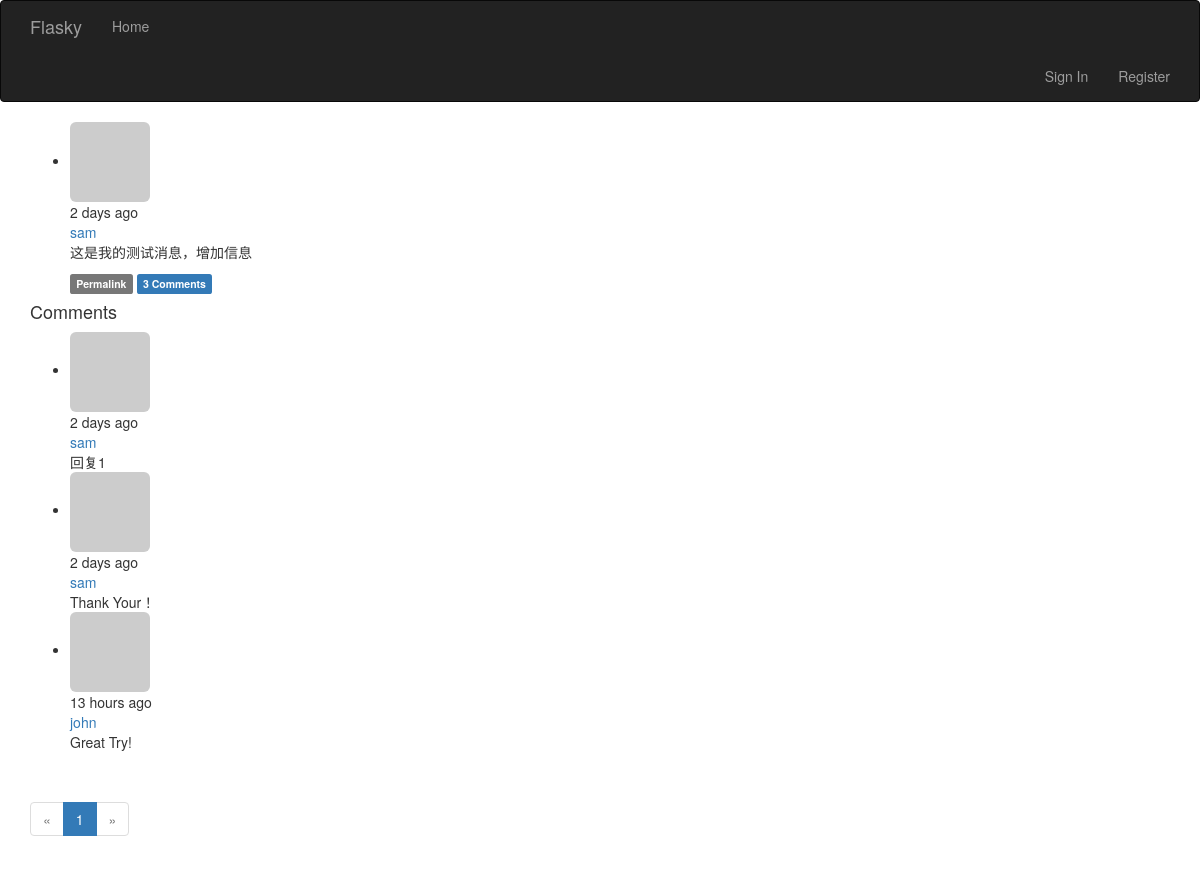
Screenshot of /post/109 with the database file from the repository.
### app/models.py (models this page shows, shortened)
class Post(db.Model):
    __tablename__ = 'posts'
    id = db.Column(db.Integer, primary_key=True)
    body = db.Column(db.Text)
    body_html = db.Column(db.Text)
    timestamp = db.Column(db.DateTime, index=True, default=datetime.datetime.utcnow)
    author_id = db.Column(db.Integer, db.ForeignKey('users.id'))
    comments = db.relationship('Comment', backref='post', lazy='dynamic')

class User(UserMixin, db.Model):
    __tablename__ = 'users'
    id = db.Column(db.Integer, primary_key=True)
    email = db.Column(db.String(64), unique=True, index=True)
    username = db.Column(db.String(64), unique=True, index=True)
    password_hash = db.Column(db.String(128))
    role_id = db.Column(db.Integer, db.ForeignKey('roles.id'))
    confirmed = db.Column(db.Boolean, default=False)
    name = db.Column(db.String(64))
    location = db.Column(db.String(64))
    about_me = db.Column(db.Text())
    avatar_hash = db.Column(db.String(32))
    member_since = db.Column(db.DateTime(), default=datetime.datetime.utcnow)
    last_seen = db.Column(db.DateTime(), default=datetime.datetime.utcnow)
    posts = db.relationship('Post', backref='author', lazy='dynamic')
    followed = db.relationship('Follow',
                               foreign_keys=[Follow.follower_id],
                               backref=db.backref('follower', lazy='joined'),
                               lazy='dynamic',
                               cascade='all, delete-orphan')
    follower = db.relationship('Follow',
                               foreign_keys=[Follow.followed_id],
                               backref=db.backref('followed', lazy='joined'),
                               lazy='dynamic',
                               cascade='all, delete-orphan')
    comments = db.relationship('Comment', backref='author', lazy='dynamic')
    @property
    def password(self):
        raise AttributeError('password is not a readable attribute')
    def gravatar(self, size=100, default='identicon', rating='g'):
        if request.is_secure:
            url = 'https://secure.gravatar.com/avator'
        else:
            url = 'http://www.gravatar.com/avatar'
        hash = hashlib.md5(self.email.encode('utf-8')).hexdigest()
        return '{url}/{hash}?s={size}&d={default}&r={rating}'.format(
            url=url, hash=hash, size=size, default=default, rating=rating)

class Comment(db.Model):
    __tablename__ = 'comments'
    id = db.Column(db.Integer, primary_key=True)
    body = db.Column(db.Text)
    body_html = db.Column(db.Text)
    timestamp = db.Column(db.DateTime, index=True,
                          default=datetime.datetime.utcnow)
    disabled = db.Column(db.Boolean)
    author_id = db.Column(db.Integer, db.ForeignKey('users.id'))
    post_id = db.Column(db.Integer, db.ForeignKey('posts.id'))

### app/main/views.py (the view, shortened to what this page needs)
@main.route('/post/<int:id>', methods=['GET', 'POST'])
def post(id):
    post = Post.query.get_or_404(id)
    form = CommentForm()
    page = request.args.get('page', 1, type=int)
    if page == -1:
        page = (post.comments.count() - 1) / \
               (current_app.config['FLASKY_COMMENTS_PER_PAGE'] + 1)
    pagination = post.comments.order_by(Comment.timestamp.asc()).paginate(
        page, per_page=current_app.config['FLASKY_COMMENTS_PER_PAGE'],
        error_out=False)
    comments = pagination.items
    return render_template('post.html', posts=[post], form=form,
                           comments=comments, pagination=pagination)

### app/auth/views.py (called while the page is built)
@auth.before_app_request
def before_request():
    if current_user.is_authenticated:
        current_user.ping()
        if current_user.confirmed and request.endpoint[:5] != 'auth.' and request.endpoint != 'static':
            return redirect(url_for('auth.unconfirmed'))

### app/main/__init__.py (called while the page is built)
@main.app_context_processor
def inject_permissions():
    return dict(Permission=Permission)

### app/models.py (called while the page is built)
    def can(self, permissions):
        return False

    def is_administrator(self):
        return False

### app/templates/post.html (shortened to what this page needs)
{% extends "base.html" %}
{% import "bootstrap/wtf.html" as wtf %}
{% import "_macros.html" as macros %}
{% block page_content %}
{% include '_posts.html' %}
<h4 id="comments">Comments</h4>
{% include '_comments.html' %}
{% if pagination %}
<div class="pagination">
    {{ macros.pagination_widget(pagination, '.post', fragment='#comments', id=posts[0].id) }}
</div>
{% endif %}
{% endblock %}

### app/templates/_posts.html (shortened to what this page needs)
<ul class="posts">
    {% for post in posts %}
    <li class="post">
        <div class="profile-thumbnail">
            <a href="{{ url_for('.user', username=post.author.username) }}">
                <img class="img-rounded profile-thumbnail" src="{{ post.author.gravatar(size=40) }}">
            </a>
        </div>
        <div class="post-content">
            <div class="post-date"> {{ moment(post.timestamp).fromNow() }} </div>
            <div class="post-author"><a href="{{ url_for('.user', username=post.author.username) }}">{{ post.author.username }}</a></div>
            <div class="post-body">
                {% if post.body_html %}
                    {{ post.body_html | safe }}
                {% else %}
                    {{ post.body }}
                {% endif %}
            </div>
            <div class="post-footer">
                <a href="{{ url_for('.post', id=post.id) }}">
                    <span class="label label-default">Permalink</span>
                </a>
                <a href="{{ url_for('.post', id=post.id) }}#comments">
                    <span class="label label-primary">
                        {{ post.comments.count() }} Comments
                    </span>
                </a>
            </div>
        </div>
    </li>
    {% endfor %}
</ul>

### app/templates/_comments.html (shortened to what this page needs)
<ul class="comments">
    {% for comment in comments %}
    <li class="comment">
        <div class="comment-thumbnail">
            <a href="{{ url_for('.user', username=comment.author.username) }}">
                <img class="img-rounded profile-thumbnail" src="{{ comment.author.gravatar(size=40) }}">
            </a>
        </div>
        <div class="comment-content">
            <div class="comment-date">
                {{ moment(comment.timestamp).fromNow() }}
            </div>
            <div class="comment-author">
                <a href="{{ url_for('.user', username=comment.author.username) }}">
                    {{ comment.author.username }}
                </a>
            </div>
        </div>
        <div class="comment-body">
            {% if moderate or not comment.disabled %}
                {% if comment.body_html %}
                    {{ comment.body_html | safe }}
                {% else %}
                    {{ comment.body }}
                {% endif %}
            {% endif %}
        </div>
    </li>
    {% endfor %}
</ul>

### rows the page displays
Post: timestamp "2 days ago", author.username "sam", body_html "这是我的测试消息，增加信息", comments.count "3"
Comment: timestamp "2 days ago", author.username "sam", body_html "回复1"
Comment: timestamp "2 days ago", author.username "sam", body_html "Thank Your！"
Comment: timestamp "13 hours ago", author.username "john", body_html "Great Try!"

### other values shown
{{ p }} "1"
